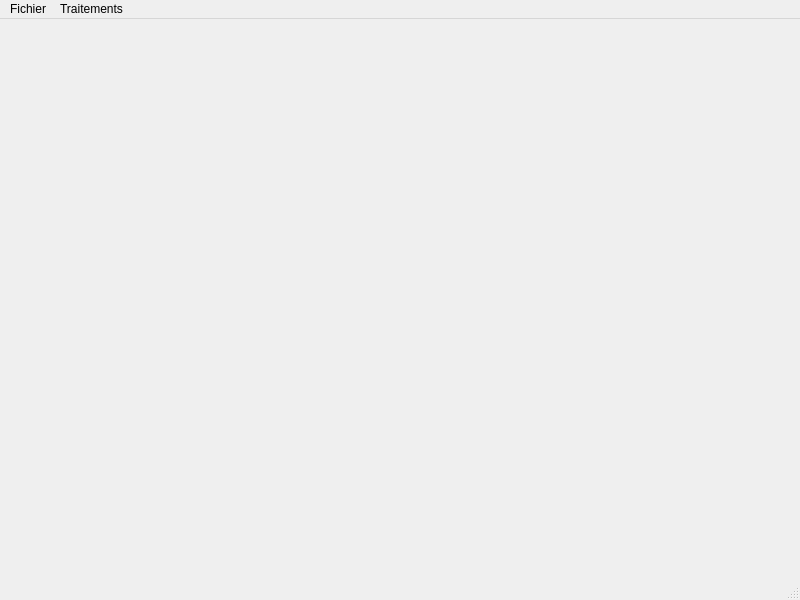
<?xml version="1.0" encoding="UTF-8"?>
<ui version="4.0">
 <class>MainWindow</class>
 <widget class="QMainWindow" name="MainWindow">
  <property name="geometry">
   <rect>
    <x>0</x>
    <y>0</y>
    <width>800</width>
    <height>600</height>
   </rect>
  </property>
  <property name="windowTitle">
   <string>MainWindow</string>
  </property>
  <widget class="QWidget" name="centralwidget">
   <layout class="QGridLayout" name="gridLayout_2">
    <item row="0" column="0" alignment="Qt::AlignHCenter|Qt::AlignVCenter">
     <widget class="QLabel" name="label">
      <property name="text">
       <string/>
      </property>
     </widget>
    </item>
   </layout>
  </widget>
  <widget class="QMenuBar" name="menubar">
   <property name="geometry">
    <rect>
     <x>0</x>
     <y>0</y>
     <width>800</width>
     <height>25</height>
    </rect>
   </property>
   <widget class="QMenu" name="menuFichier">
    <property name="title">
     <string>Fichier</string>
    </property>
    <addaction name="actionOuvrir"/>
    <addaction name="separator"/>
    <addaction name="actionQuitter"/>
   </widget>
   <widget class="QMenu" name="menuTraitements">
    <property name="title">
     <string>Traitements</string>
    </property>
    <widget class="QMenu" name="menuFonction_de_correspondance">
     <property name="title">
      <string>Appliquer une fonction de correspondance</string>
     </property>
     <addaction name="actionApplyNegatingMatchingFunction"/>
     <addaction name="actionApplyCroppingMatchingFunction"/>
    </widget>
    <widget class="QMenu" name="menuSp_cification_d_histogramme_cible">
     <property name="title">
      <string>Spécifier un histogramme cible</string>
     </property>
     <addaction name="actionGetConstantHistogram"/>
     <addaction name="actionGetLinearHistogram"/>
     <addaction name="actionGetSquaredRootHistogram"/>
    </widget>
    <addaction name="actionSaveHistogram"/>
    <addaction name="separator"/>
    <addaction name="menuFonction_de_correspondance"/>
    <addaction name="separator"/>
    <addaction name="actionSaveCumulativeHistogram"/>
    <addaction name="menuSp_cification_d_histogramme_cible"/>
   </widget>
   <addaction name="menuFichier"/>
   <addaction name="menuTraitements"/>
  </widget>
  <widget class="QStatusBar" name="statusbar"/>
  <action name="actionOuvrir">
   <property name="text">
    <string>Ouvrir...</string>
   </property>
   <property name="shortcut">
    <string>Ctrl+O</string>
   </property>
  </action>
  <action name="actionQuitter">
   <property name="text">
    <string>Quitter</string>
   </property>
  </action>
  <action name="actionSaveHistogram">
   <property name="text">
    <string>Sauvegarder l'histogramme...</string>
   </property>
  </action>
  <action name="actionLoadHistogram">
   <property name="text">
    <string>Charger un histogramme...</string>
   </property>
  </action>
  <action name="actionApplyMatchingFunction">
   <property name="text">
    <string>Appliquer une fonction de correspondance...</string>
   </property>
  </action>
  <action name="actionSaveCumulativeHistogram">
   <property name="text">
    <string>Sauvegarder l'histogramme cumulé...</string>
   </property>
  </action>
  <action name="actionApplyNegatingMatchingFunction">
   <property name="text">
    <string>Négativisation</string>
   </property>
  </action>
  <action name="actionApplyCroppingMatchingFunction">
   <property name="text">
    <string>Recadrage</string>
   </property>
  </action>
  <action name="actionGetConstantHistogram">
   <property name="text">
    <string>Histogramme constant</string>
   </property>
  </action>
  <action name="actionGetLinearHistogram">
   <property name="text">
    <string>Histogramme linéaire</string>
   </property>
  </action>
  <action name="actionGetQuadraticHistogram">
   <property name="text">
    <string>Histogramme quadratique</string>
   </property>
  </action>
  <action name="actionGetSquaredRootHistogram">
   <property name="text">
    <string>Histogramme racine</string>
   </property>
  </action>
 </widget>
 <resources/>
 <connections/>
</ui>
